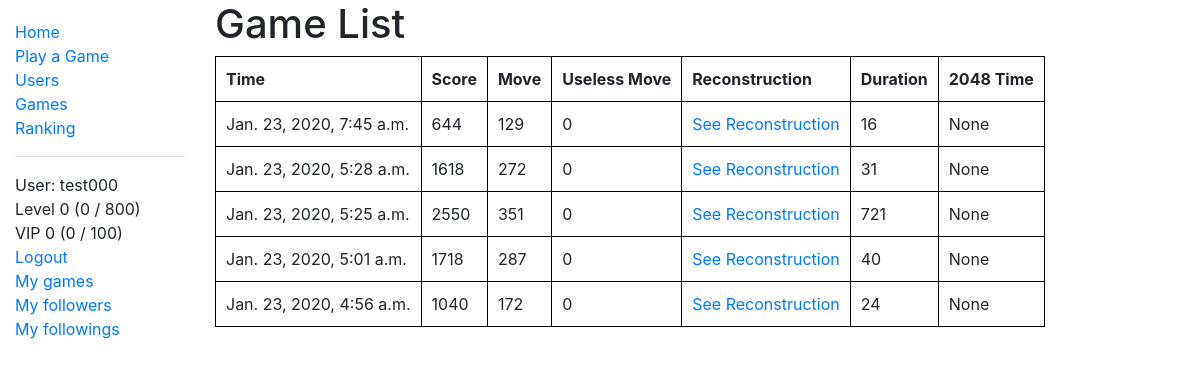
The page /two_zero_four_eight/user/1/games (signed in) on the database as committed earlier.
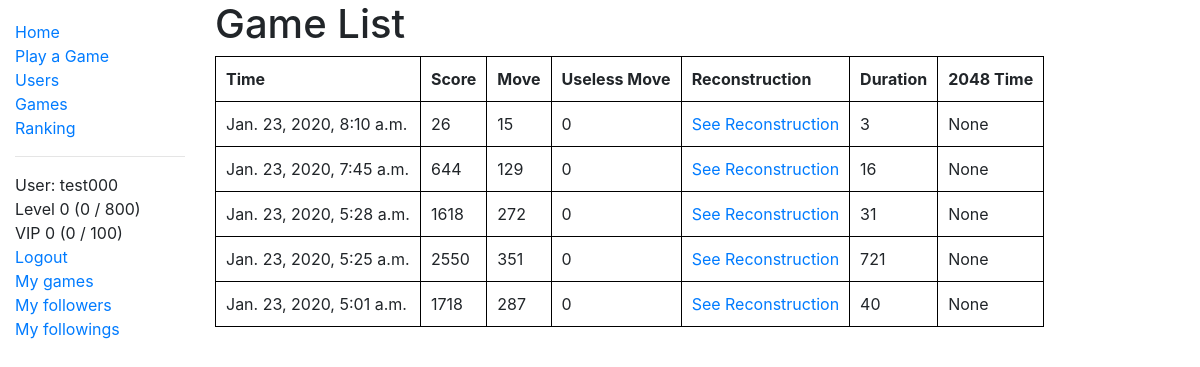
The same page on the database as committed later.
### two_zero_four_eight/models.py (models this page shows, shortened)
class Game(models.Model):
    player = models.ForeignKey(User, on_delete=models.SET_NULL, null=True, blank=True)
    score = models.PositiveIntegerField(verbose_name='Score', default=1)
    started_at = models.DateTimeField(default=timezone.now)
    duration_second = models.PositiveIntegerField(verbose_name='Duration in Second')
    time_2048_second = models.PositiveIntegerField(verbose_name='Time taken to achieve 2048', null=True, blank=True)
    move = models.PositiveIntegerField(verbose_name='Number of Moves', default=0)
    useless_move = models.IntegerField(verbose_name='Number of useless moves', default=0)
    game_reconstruction = models.TextField(verbose_name='Game Reconstruction', null=True, default=None)
    class Meta:
        ordering = ['-started_at']
    def get_absolute_url(self):
        return reverse('game-detail', args=[str(self.id)])

### two_zero_four_eight/views.py (the view)
# urls.py: path('user/<int:user_id>/games', views.UserGameListView.as_view(), name='user-game'),
class UserGameListView(LoginRequiredMixin, generic.ListView):
    paginate_by = 5
    template_name = 'two_zero_four_eight/user_game_list.html'
    context_object_name = 'user_game_list'
    def __init__(self):
        super().__init__()
    def get_queryset(self):
        self.user = get_object_or_404(User, id=self.kwargs['user_id'])
        return Game.objects.filter(player=self.user)
    def get_context_data(self, **kwargs):
        context = super().get_context_data(**kwargs)
        context['player'] = self.user
        return context

### two_zero_four_eight/models.py (called while the page is built)
def binary_search(array, number):
    hi = len(array)
    lo = 0
    while hi > lo:
        mid = lo + int((hi - lo + 1) / 2)
        if array[mid] <= number:
            lo = mid
        else:
            hi = mid - 1
    return lo

def status_string(level, experience, table):
    return str(level) + ' (' + str(experience - table[level]) + ' / ' + str(table[level + 1] - table[level]) + ')'

    @property
    def level(self):
        return binary_search(number=self.experience, array=experience_table)

    @property
    def level_string(self):
        return 'Level ' + status_string(level=self.level, experience=self.experience, table=experience_table)

    @property
    def vip_level(self):
        return binary_search(number=self.money_deposited, array=vip_table)

    @property
    def vip_level_string(self):
        return 'VIP ' + status_string(level=self.vip_level, experience=self.money_deposited, table=vip_table)

### two_zero_four_eight/templates/two_zero_four_eight/user_game_list.html
{% extends "base_generic.html" %}
{% block content %}
  {% if user_game_list %}
    <h1>Game List</h1>
    <table>
      <tr>
        <th>Time</th>
        <th>Score</th>
        <th>Move</th>
        <th>Useless Move</th>
        <th>Reconstruction</th>
        <th>Duration</th>
        <th>2048 Time</th>
      </tr>
      {% for game in user_game_list %}
        <tr>
          <td>{{game.started_at}}</td>
          <td>{{game.score}}</td>
          <td>{{game.move}}</td>
          <td>{{game.useless_move}}</td>
          <td><a href="{{ game.get_absolute_url }}">See Reconstruction</a></td>
          <td>{{game.duration_second}}</td>
          <td>{{game.time_2048_second}}</td>
        </tr>
      {% endfor %}
    </table>
  {% else %}
    <p>{{ player }} doesn't have any games.</p>
  {% endif %}
{% endblock %}

Rows that differ between the two databases and show on the page:
no longer on this page (row unchanged): Game: started_at "Jan. 23, 2020, 4:56 a.m.", score "1040", move "172", useless_move "0", duration_second "24", time_2048_second "None"
added Game: started_at "Jan. 23, 2020, 8:10 a.m.", score "26", move "15", useless_move "0", duration_second "3", time_2048_second "None"
